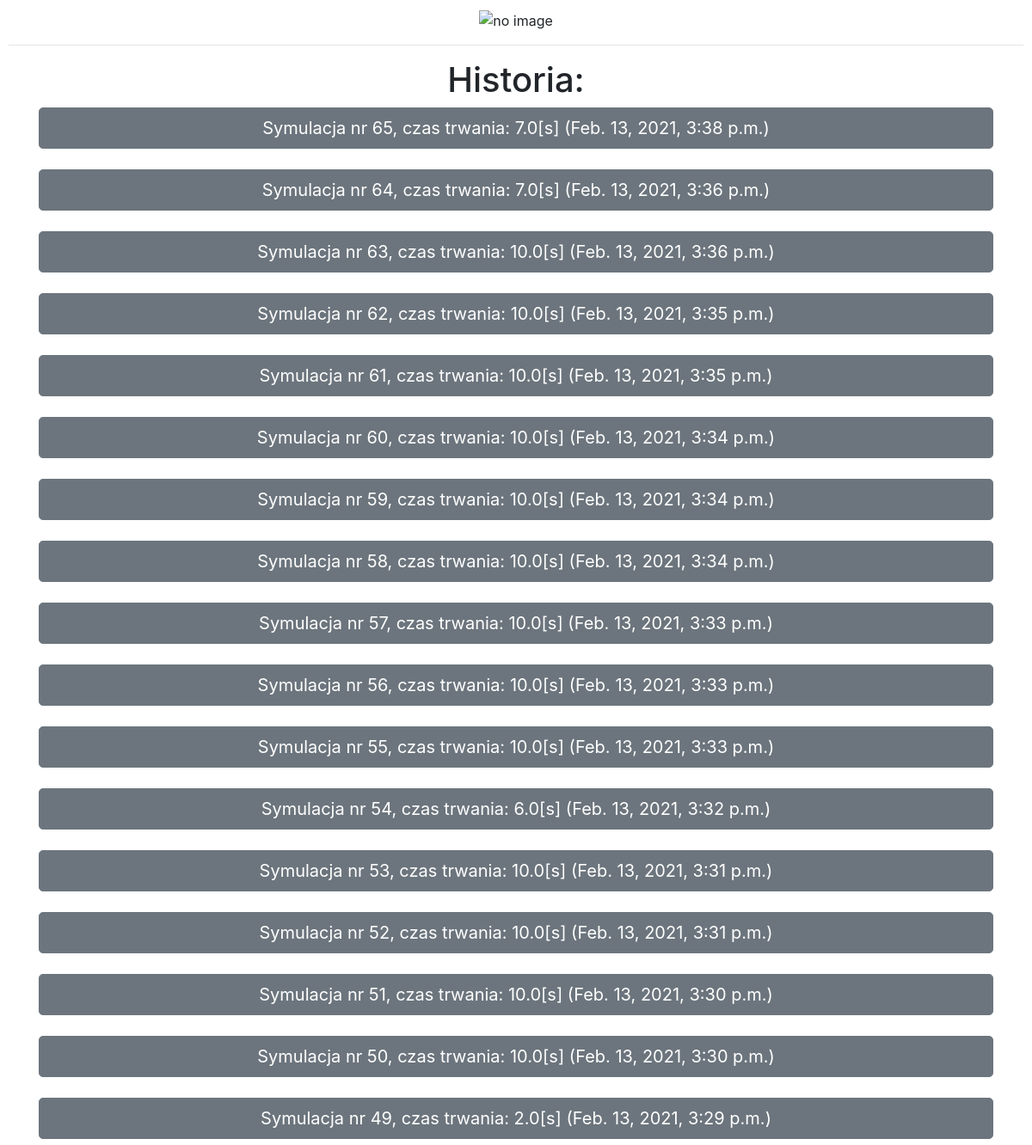
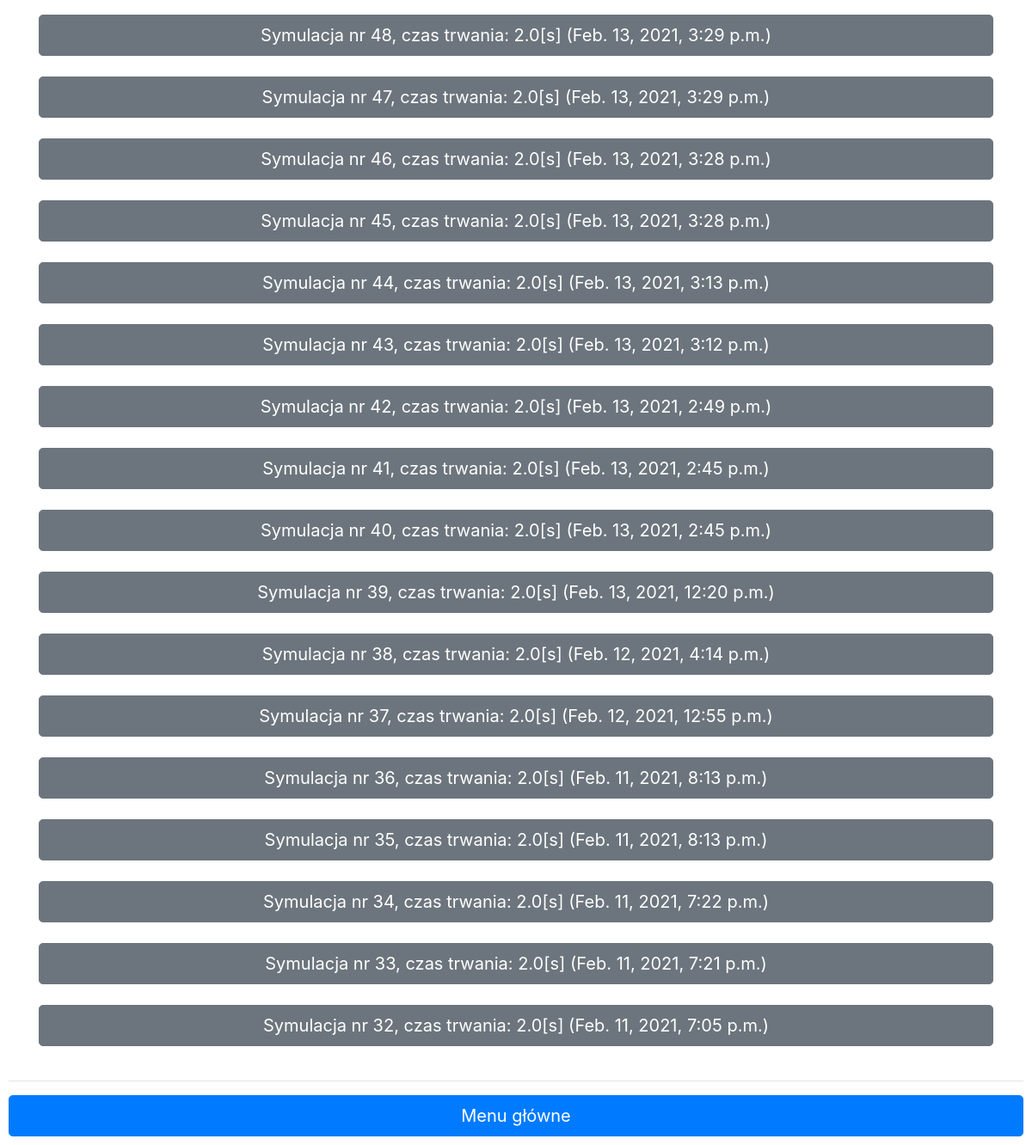
The page /history/ on the database its author committed (2 pictures, top to bottom).
### charts/models.py (models this page shows)
class PID_db(models.Model):
    sim_time = models.DateTimeField(auto_now=True, auto_now_add=False) # data symulacji
    id = models.AutoField(primary_key=True)
    Tau = models.BinaryField() # Wektor momentow sterujacych [Mn]
    Q_prim = models.BinaryField() # wektor predkosci katowych [rad]
    Kat = models.BinaryField() # wektor pozycji katowych [deg]
    E = models.BinaryField() # wektor bledu polozenia [deg]
    t = models.FloatField(default=1) # czas trwania symulacji [s]
    n = models.IntegerField(default=1) # liczba iteracji

### charts/views.py (the view)
# urls.py: url(r'^history/$', views.history, name="history"),
def history(request):
    hist = PID_db.objects.all().order_by('-id')
    return render(request, "history.html", {
        "hist":hist,
    })

### templates/history.html
{% extends "base/layout.html" %}
{% block body %}
<h1 align="center"> Historia: </h1>
<div>
    {% for record in hist %}
        <div class="container">
            <a href="{% url 'chart' id=record.id %}" type="button" class="btn btn-secondary btn-lg btn-block">
            Symulacja nr {{record.id}}, czas trwania: {{record.t}}[s] ({{record.sim_time}})</a>
            <br>
        </div>
    {%endfor%}
</div>
{% endblock %}

### static/project/styles.css (style rules this page uses)
body { padding: 10px; }

### rows shown on the page
PID_db: id "65", t "7.0", sim_time "Feb. 13, 2021, 3:38 p.m."
PID_db: id "64", t "7.0", sim_time "Feb. 13, 2021, 3:36 p.m."
PID_db: id "63", t "10.0", sim_time "Feb. 13, 2021, 3:36 p.m."
PID_db: id "62", t "10.0", sim_time "Feb. 13, 2021, 3:35 p.m."
PID_db: id "61", t "10.0", sim_time "Feb. 13, 2021, 3:35 p.m."
PID_db: id "60", t "10.0", sim_time "Feb. 13, 2021, 3:34 p.m."
PID_db: id "59", t "10.0", sim_time "Feb. 13, 2021, 3:34 p.m."
PID_db: id "58", t "10.0", sim_time "Feb. 13, 2021, 3:34 p.m."
PID_db: id "57", t "10.0", sim_time "Feb. 13, 2021, 3:33 p.m."
PID_db: id "56", t "10.0", sim_time "Feb. 13, 2021, 3:33 p.m."
PID_db: id "55", t "10.0", sim_time "Feb. 13, 2021, 3:33 p.m."
PID_db: id "54", t "6.0", sim_time "Feb. 13, 2021, 3:32 p.m."
PID_db: id "53", t "10.0", sim_time "Feb. 13, 2021, 3:31 p.m."
PID_db: id "52", t "10.0", sim_time "Feb. 13, 2021, 3:31 p.m."
PID_db: id "51", t "10.0", sim_time "Feb. 13, 2021, 3:30 p.m."
PID_db: id "50", t "10.0", sim_time "Feb. 13, 2021, 3:30 p.m."
PID_db: id "49", t "2.0", sim_time "Feb. 13, 2021, 3:29 p.m."
PID_db: id "48", t "2.0", sim_time "Feb. 13, 2021, 3:29 p.m."
PID_db: id "47", t "2.0", sim_time "Feb. 13, 2021, 3:29 p.m."
PID_db: id "46", t "2.0", sim_time "Feb. 13, 2021, 3:28 p.m."
PID_db: id "45", t "2.0", sim_time "Feb. 13, 2021, 3:28 p.m."
PID_db: id "44", t "2.0", sim_time "Feb. 13, 2021, 3:13 p.m."
PID_db: id "43", t "2.0", sim_time "Feb. 13, 2021, 3:12 p.m."
PID_db: id "42", t "2.0", sim_time "Feb. 13, 2021, 2:49 p.m."
PID_db: id "41", t "2.0", sim_time "Feb. 13, 2021, 2:45 p.m."
PID_db: id "40", t "2.0", sim_time "Feb. 13, 2021, 2:45 p.m."
PID_db: id "39", t "2.0", sim_time "Feb. 13, 2021, 12:20 p.m."
PID_db: id "38", t "2.0", sim_time "Feb. 12, 2021, 4:14 p.m."
PID_db: id "37", t "2.0", sim_time "Feb. 12, 2021, 12:55 p.m."
PID_db: id "36", t "2.0", sim_time "Feb. 11, 2021, 8:13 p.m."
PID_db: id "35", t "2.0", sim_time "Feb. 11, 2021, 8:13 p.m."
PID_db: id "34", t "2.0", sim_time "Feb. 11, 2021, 7:22 p.m."
PID_db: id "33", t "2.0", sim_time "Feb. 11, 2021, 7:21 p.m."
PID_db: id "32", t "2.0", sim_time "Feb. 11, 2021, 7:05 p.m."
